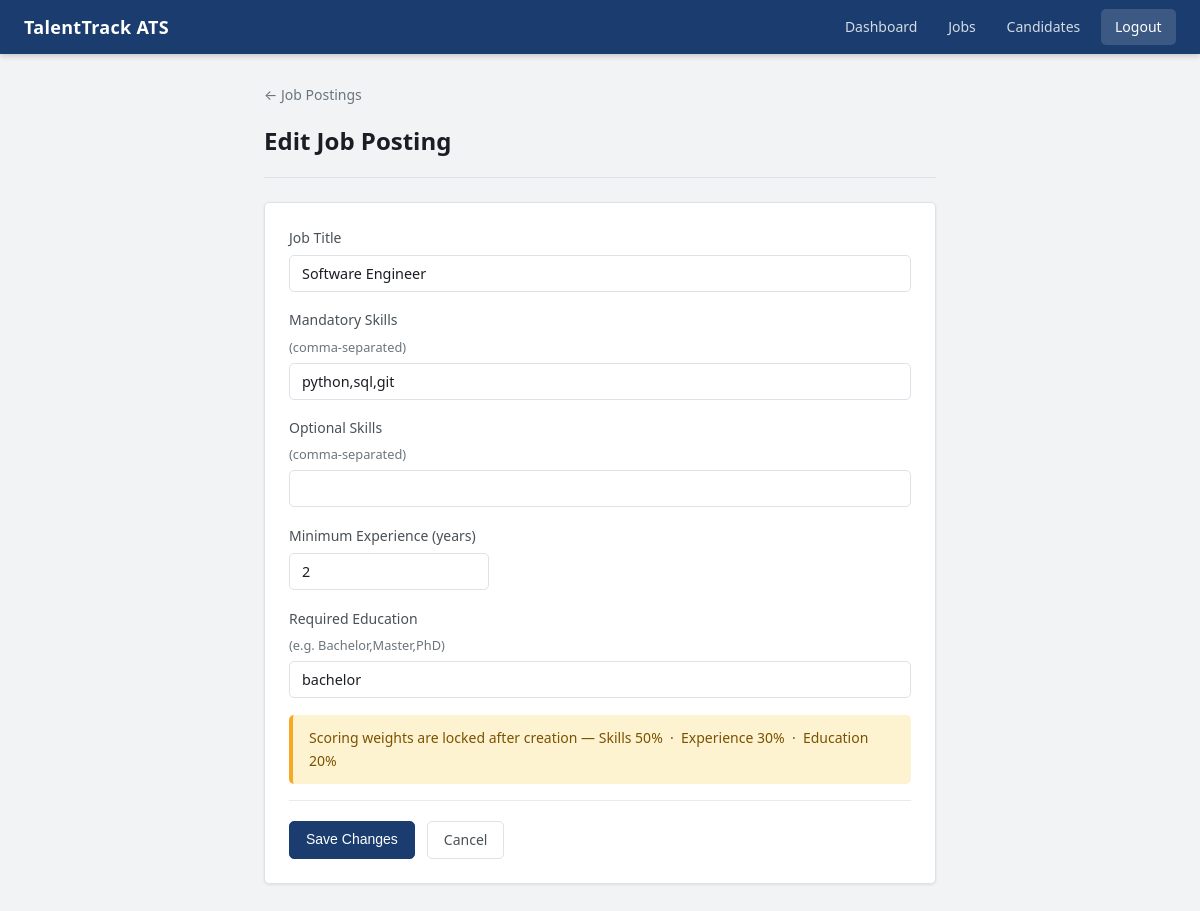
/hr/job/2/edit (signed in), run on the app's committed database.
### tables this page shows
CREATE TABLE jobs (
    id INTEGER PRIMARY KEY AUTOINCREMENT,
    title TEXT NOT NULL,
    mandatory_skills TEXT NOT NULL,
    optional_skills TEXT,
    min_experience INTEGER DEFAULT 0,
    required_education TEXT,
    skill_weight INTEGER NOT NULL,
    experience_weight INTEGER NOT NULL,
    education_weight INTEGER NOT NULL,
    created_by INTEGER NOT NULL,
    is_closed INTEGER DEFAULT 0,
    created_at TIMESTAMP DEFAULT CURRENT_TIMESTAMP,
    FOREIGN KEY (created_by) REFERENCES users(id),
    CHECK(skill_weight + experience_weight + education_weight = 100)
);

### hr/routes.py (the view)
@hr_bp.route('/job/<int:job_id>/edit', methods=['GET', 'POST'])
@hr_required
def edit_job(job_id):
    job = get_job_by_id(job_id)
    if not job:
        flash("Job not found", "danger")
        return redirect(url_for('hr.view_jobs'))
    if request.method == 'POST':
        update_job(job_id, request.form)
        flash("Job updated. Scoring weights remain locked.", "success")
        return redirect(url_for('hr.view_jobs'))
    return render_template('hr/edit_job.html', job=job)

### auth/models.py (called while the page is built)
def get_db():
    conn = sqlite3.connect(DATABASE)
    conn.row_factory = sqlite3.Row
    return conn

def hr_required(f):
    @wraps(f)
    def decorated_function(*args, **kwargs):
        if 'user_id' not in session or session.get('role') != 'hr':
            flash('HR access required', 'danger')
            return redirect(url_for('landing'))
        return f(*args, **kwargs)
    return decorated_function

### hr/models.py (called while the page is built)
def get_job_by_id(job_id):
    conn = get_db()
    job = conn.execute("SELECT * FROM jobs WHERE id = ?", (job_id,)).fetchone()
    conn.close()
    return job

### templates/hr/edit_job.html (shortened to what this page needs)
<!DOCTYPE html>
<html lang="en">
<head>
  <link rel="stylesheet" href="{{ url_for('static', filename='css/style.css') }}">
</head>
<body>
<nav class="navbar">
  <div class="navbar-container">
    <span class="nav-brand">TalentTrack ATS</span>
    <div class="nav-menu">
      <a href="{{ url_for('hr.dashboard') }}">Dashboard</a>
      <a href="{{ url_for('hr.view_jobs') }}">Jobs</a>
      <a href="{{ url_for('hr.candidates') }}">Candidates</a>
      <a href="{{ url_for('auth.logout') }}" class="btn-logout">Logout</a>
    </div>
  </div>
</nav>
<div class="container" style="max-width:720px;">
  <a href="{{ url_for('hr.view_jobs') }}" class="back-link">&#8592; Job Postings</a>
  <div class="page-header"><h1>Edit Job Posting</h1></div>
  <div class="card">
    <form method="POST">
      <div class="form-group">
        <label>Job Title</label>
        <input type="text" name="title" value="{{ job.title }}" required>
      </div>
      <div class="form-group">
        <label>Mandatory Skills <small>(comma-separated)</small></label>
        <input type="text" name="mandatory_skills" value="{{ job.mandatory_skills }}" required>
      </div>
      <div class="form-group">
        <label>Optional Skills <small>(comma-separated)</small></label>
        <input type="text" name="optional_skills" value="{{ job.optional_skills or '' }}">
      </div>
      <div class="form-group" style="max-width:200px;">
        <label>Minimum Experience (years)</label>
        <input type="number" name="min_experience" value="{{ job.min_experience or 0 }}" min="0" required>
      </div>
      <div class="form-group">
        <label>Required Education <small>(e.g. Bachelor,Master,PhD)</small></label>
        <input type="text" name="required_education" value="{{ job.required_education or '' }}">
      </div>
      <div class="alert alert-warning">
        Scoring weights are locked after creation —
        Skills {{ job.skill_weight }}% &nbsp;·&nbsp;
        Experience {{ job.experience_weight }}% &nbsp;·&nbsp;
        Education {{ job.education_weight }}%
      </div>
      <div class="form-actions">
        <button type="submit" class="btn btn-primary">Save Changes</button>
        <a href="{{ url_for('hr.view_jobs') }}" class="btn btn-secondary">Cancel</a>
      </div>
    </form>
  </div>
</div>
</body>
</html>

### static/css/style.css (style rules this page uses)
*, *::before, *::after { box-sizing: border-box; margin: 0; padding: 0; }
:root { --blue: #1a3c6e; --blue-hover: #14305a; --blue-light: #e8eef7; --green: #1a6e3c; --green-bg: #e6f4ec; --red: #6e1a1a; --red-bg: #f4e6e6; --amber: #7a5200; --amber-bg: #fef3d0; --gray-50: #f8f9fa; --gray-100: #f1f3f5; --gray-200: #e9ecef; --gray-300: #dee2e6; --gray-500: #6c757d; --gray-700: #495057; --gray-900: #1a1d23; --white: #ffffff; --radius: 5px; --shadow-sm: 0 1px 3px rgba(0,0,0,.08); --shadow: 0 2px 8px rgba(0,0,0,.10); --font: 'Segoe UI', system-ui, -apple-system, sans-serif; }
body { font-family: var(--font); background: var(--gray-100); color: var(--gray-900); font-size: 0.9375rem; line-height: 1.6; min-height: 100vh; }
.navbar { background: var(--blue); box-shadow: 0 2px 6px rgba(0,0,0,.18); position: sticky; top: 0; z-index: 100; }
.navbar-container { max-width: 1200px; margin: 0 auto; display: flex; align-items: center; justify-content: space-between; padding: 0 1.5rem; height: 54px; }
.nav-brand { font-size: 1.125rem; font-weight: 700; color: var(--white); letter-spacing: .3px; }
.nav-menu { display: flex; align-items: center; gap: 2px; }
.nav-menu a { color: rgba(255,255,255,.82); text-decoration: none; font-size: 0.875rem; font-weight: 500; padding: .4rem .9rem; border-radius: var(--radius); transition: background .15s, color .15s; }
.nav-menu .btn-logout { background: rgba(255,255,255,.15); color: #fff; margin-left: .25rem; }
.container { max-width: 1200px; margin: 0 auto; padding: 1.75rem 1.5rem; }
.page-header { margin-bottom: 1.5rem; padding-bottom: 1rem; border-bottom: 1px solid var(--gray-300); }
.page-header h1 { font-size: 1.5rem; font-weight: 700; color: var(--gray-900); }
.card { background: var(--white); border: 1px solid var(--gray-300); border-radius: var(--radius); padding: 1.5rem; margin-bottom: 1.25rem; box-shadow: var(--shadow-sm); }
.btn { display: inline-flex; align-items: center; gap: .35rem; padding: .45rem 1rem; font-size: .875rem; font-weight: 500; border: 1px solid transparent; border-radius: var(--radius); cursor: pointer; text-decoration: none; transition: all .15s; line-height: 1.5; white-space: nowrap; }
.btn-primary { background: var(--blue); color: #fff; border-color: var(--blue); }
.btn-secondary { background: var(--white); color: var(--gray-700); border-color: var(--gray-300); }
.form-group { margin-bottom: 1.1rem; }
.form-group label { display: block; font-weight: 500; font-size: .875rem; color: var(--gray-700); margin-bottom: .35rem; }
.form-group input, .form-group select, .form-group textarea { width: 100%; padding: .5rem .75rem; font-size: .9rem; font-family: var(--font); border: 1px solid var(--gray-300); border-radius: var(--radius); background: var(--white); color: var(--gray-900); transition: border-color .15s, box-shadow .15s; }
.form-group small { display: block; margin-top: .3rem; font-size: .8rem; color: var(--gray-500); }
.form-actions { display: flex; gap: .75rem; padding-top: 1.25rem; margin-top: 1rem; border-top: 1px solid var(--gray-200); }
.alert { padding: .75rem 1rem; border-radius: var(--radius); font-size: .875rem; margin-bottom: 1rem; border-left: 4px solid; }
.alert-warning { background: var(--amber-bg); color: var(--amber); border-color: #f9a825; }
.back-link { display: inline-flex; align-items: center; gap: .3rem; font-size: .875rem; color: var(--gray-500); text-decoration: none; margin-bottom: 1rem; }

### data on the page
jobs: title "Software Engineer", mandatory_skills "python,sql,git", min_experience "2", required_education "bachelor", skill_weight "50", experience_weight "30", education_weight "20"
